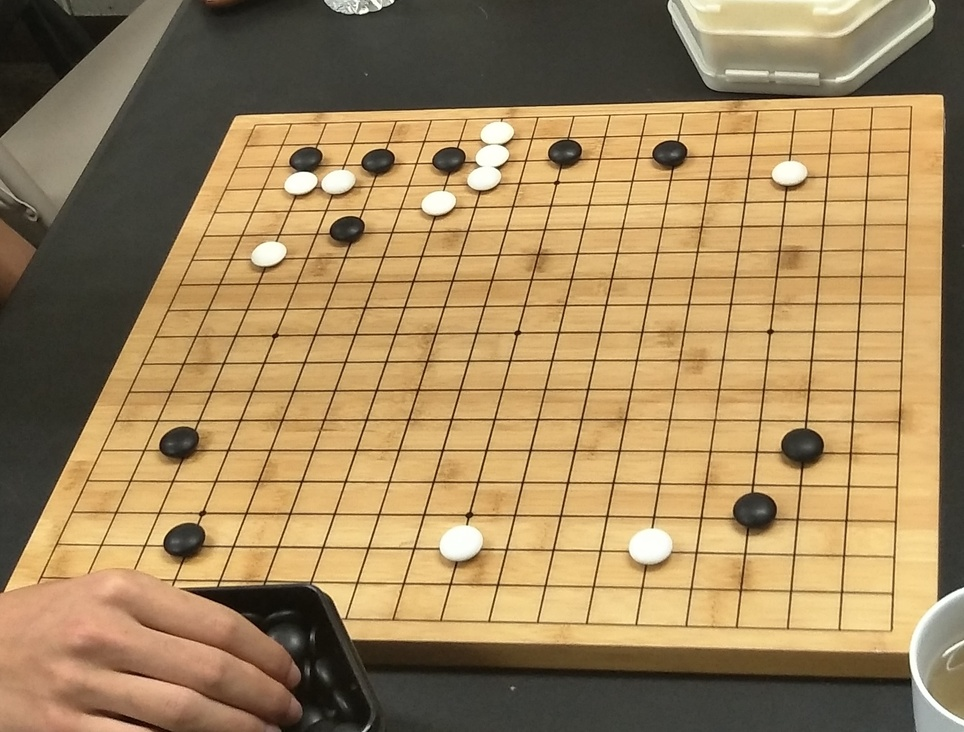
#> input picture data/raw/IMG20171015161921.jpg, 964 x 732 px, shrunk from 1670 x 1269 before the run
$ python NoTransform1.py
#> lines starting #> are read from the running program, lines starting #| are printed output that depends on the picture; after the words box and inside, x2 and y2 are one past the last pixel; in counts of white or black regions, pixels touching at a corner belong together
# 基于原版本，增加倾斜四边形网格绘制功能
import cv2
import numpy as np
from collections import defaultdict
import math

# 读取图像
#img = cv2.imread('../data/raw/bd317d54.webp')
img = cv2.imread('../data/raw/IMG20171015161921.jpg')
#> img is the input picture: shape (732, 964, 3); mean B, G, R 93, 134.7, 161.9
#img = cv2.imread('../data/raw/OGS3.jpeg')

original_img = img.copy()

# 转换为灰度图像
gray = cv2.cvtColor(img, cv2.COLOR_BGR2GRAY)

# 高斯模糊
blur = cv2.GaussianBlur(gray, (5, 5), 0)

# 边缘检测
edges = cv2.Canny(blur, 50, 150)
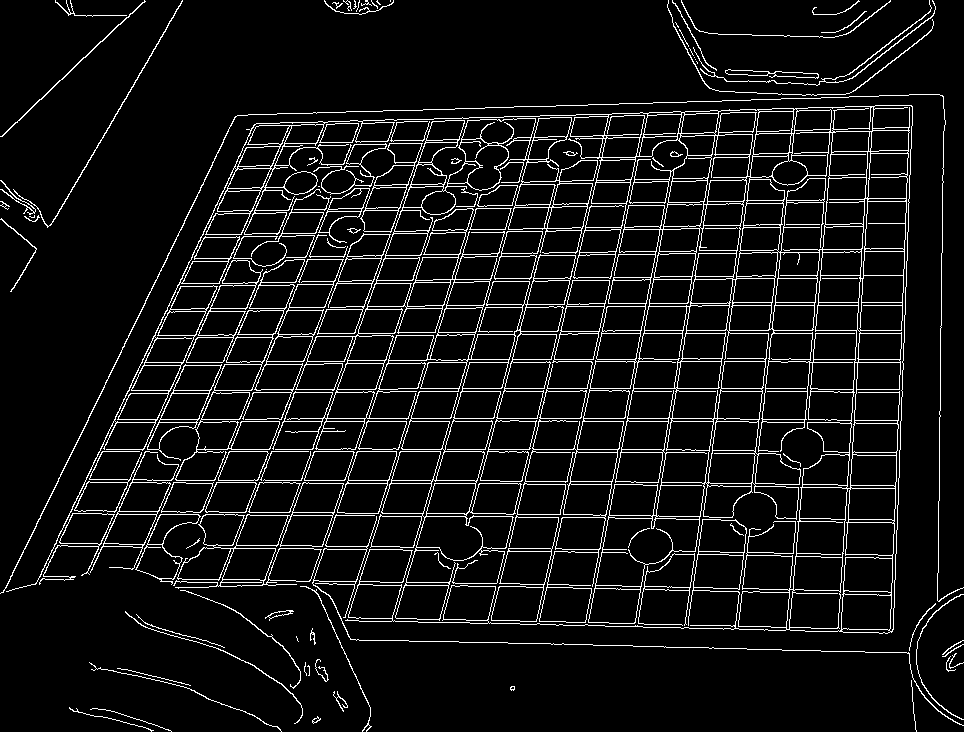
#> edges: shape (732, 964); 7.6% white in thin lines or dots
cv2.imshow('edges', edges)

# 使用霍夫变换检测直线
lines = cv2.HoughLinesP(edges, 1, np.pi/180, threshold=80, minLineLength=100, maxLineGap=10)
#> lines = 165 rows, first 6: [372, 449, 695, 449], [267, 418, 739, 418], [713, 588, 848, 590], [222, 421, 766, 421], [398, 388, 817, 388], [196, 451, 535, 451]

print(f"检测到 {len(lines)} 条直线")
#| 检测到 165 条直线

# 创建一个副本用于绘制检测到的线条
lines_img = img.copy()

# 分离水平线和垂直线
horizontal_lines = []
vertical_lines = []

def line_angle(line):
    x1, y1, x2, y2 = line
    return math.atan2(y2 - y1, x2 - x1) * 180 / math.pi

def line_length(line):
    x1, y1, x2, y2 = line
    return math.sqrt((x2 - x1)**2 + (y2 - y1)**2)

# 过滤和分类直线
for line in lines:
    x1, y1, x2, y2 = line[0]
    angle = abs(line_angle(line[0]))
    length = line_length(line[0])

    # 只考虑足够长的线条
    if length > 50:
        # 水平线 (角度接近0或180度)
        if angle < 10 or angle > 170:
            horizontal_lines.append(line[0])
            cv2.line(lines_img, (x1, y1), (x2, y2), (0, 255, 0), 2)
        # 垂直线 (角度接近90度)
        elif 80 < angle < 100:
            vertical_lines.append(line[0])
            cv2.line(lines_img, (x1, y1), (x2, y2), (255, 0, 0), 2)
#> this loop made 165 passes
#> (angle, length) on passes 1 to 3: (0, 323), (0, 472), (0.849, 135)
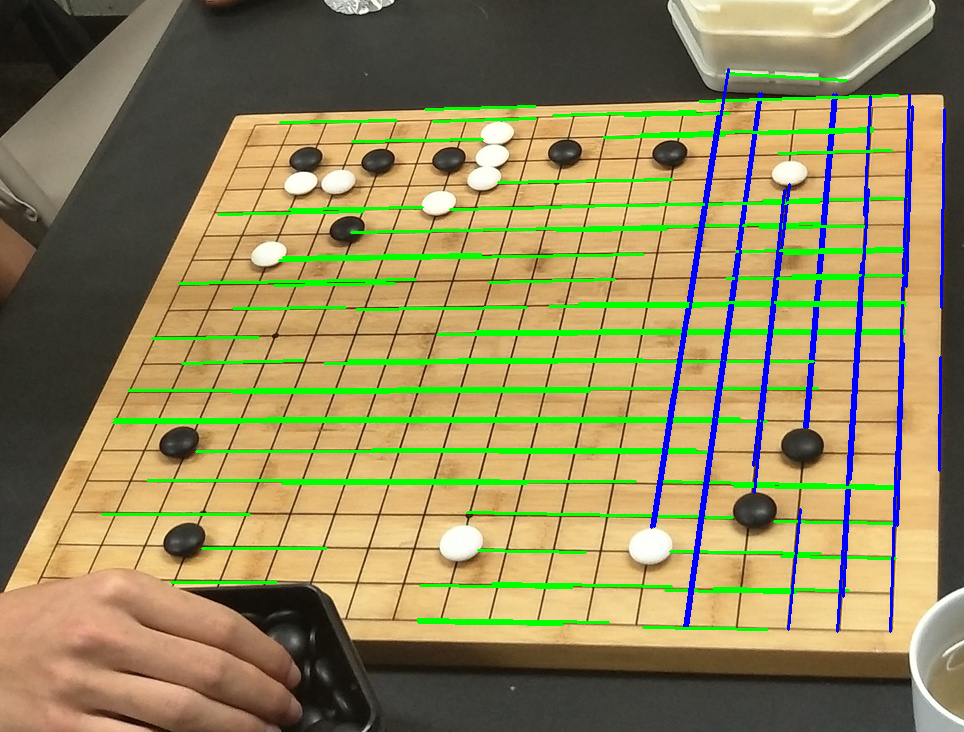
#> lines_img: shape (732, 964, 3); 8% of pixels changed, all inside (x1, y1, x2, y2) = (101, 68, 946, 633)

print(f"水平线: {len(horizontal_lines)} 条")
#| 水平线: 80 条
print(f"垂直线: {len(vertical_lines)} 条")
#| 垂直线: 26 条

cv2.imshow('detected_lines', lines_img)

# 合并相近的平行线
def merge_lines(lines, is_horizontal=True):
#> called with is_horizontal = True
    if not lines:
        return []

    merged = []
    #tolerance = 15  # 像素容差
    tolerance = 10

    # 按位置排序（水平线按y坐标，垂直线按x坐标）
    if is_horizontal:
        lines.sort(key=lambda line: (line[1] + line[3]) / 2)
    else:
        lines.sort(key=lambda line: (line[0] + line[2]) / 2)

    current_group = [lines[0]]

    for i in range(1, len(lines)):
        if is_horizontal:
            current_pos = (current_group[-1][1] + current_group[-1][3]) / 2
            new_pos = (lines[i][1] + lines[i][3]) / 2
        else:
            current_pos = (current_group[-1][0] + current_group[-1][2]) / 2
            new_pos = (lines[i][0] + lines[i][2]) / 2

        if abs(new_pos - current_pos) < tolerance:
            current_group.append(lines[i])
        else:
            # 计算当前组的平均线
            if current_group:
                avg_line = np.mean(current_group, axis=0).astype(int)
                merged.append(avg_line)
            current_group = [lines[i]]
#> this loop made 79 passes

    # 处理最后一组
    if current_group:
        avg_line = np.mean(current_group, axis=0).astype(int)
        merged.append(avg_line)

    return merged

# 合并相近的线条
merged_horizontal = merge_lines(horizontal_lines, True)
merged_vertical = merge_lines(vertical_lines, False)
#> the loop in merge_lines (call 2), `for i in range(1, len(lines)):` made 25 passes

print(f"合并后水平线: {len(merged_horizontal)} 条")
#| 合并后水平线: 19 条
print(f"合并后垂直线: {len(merged_vertical)} 条")
#| 合并后垂直线: 12 条

# 绘制合并后的线条
merged_img = img.copy()
for line in merged_horizontal:
    cv2.line(merged_img, (line[0], line[1]), (line[2], line[3]), (0, 255, 0), 2)
#> this loop made 19 passes
#> line on passes 1 to 4: [726, 73, 846, 80], [556, 123, 681, 120], [778, 153, 891, 150], [498, 182, 672, 179]
for line in merged_vertical:
    cv2.line(merged_img, (line[0], line[1]), (line[2], line[3]), (255, 0, 0), 2)
#> this loop made 12 passes
#> line on passes 1 to 4: [651, 527, 672, 394], [654, 526, 699, 246], [668, 423, 718, 112], [686, 524, 742, 137]
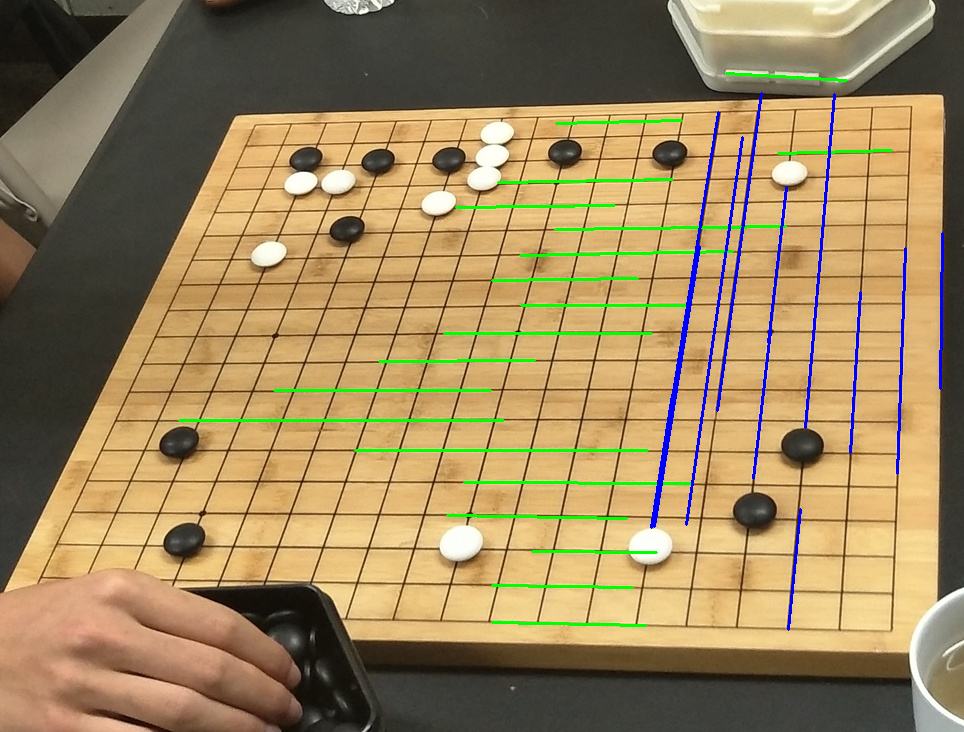
#> merged_img: shape (732, 964, 3); mean B, G, R 94, 135.2, 157.7

cv2.imshow('merged_lines', merged_img)

# 计算交点
def line_intersection(line1, line2):
    """计算两条线的交点"""
    x1, y1, x2, y2 = line1
    x3, y3, x4, y4 = line2

    denom = (x1 - x2) * (y3 - y4) - (y1 - y2) * (x3 - x4)
    if abs(denom) < 1e-10:
        return None

    t = ((x1 - x3) * (y3 - y4) - (y1 - y3) * (x3 - x4)) / denom

    x = x1 + t * (x2 - x1)
    y = y1 + t * (y2 - y1)

    return (int(x), int(y))

# 找到所有交点
intersections = []
for h_line in merged_horizontal:
    for v_line in merged_vertical:
        intersection = line_intersection(h_line, v_line)
        if intersection:
            intersections.append(intersection)
#> this loop made 19 passes

print(f"找到 {len(intersections)} 个交点")
#| 找到 228 个交点

# 绘制交点
grid_img = img.copy()
for point in intersections:
    cv2.circle(grid_img, point, 5, (0, 0, 255), -1)
#> this loop made 228 passes
#> point on passes 1 to 3: (722, 72), (726, 73), (724, 72)

cv2.imshow('grid_points', grid_img)

# 新增功能：构建倾斜的四边形围棋网格
def build_tilted_go_grid(intersections, img):
    """基于检测到的交点构建倾斜的19x19围棋网格"""
    if len(intersections) < 100:
        print("交点数量不足，无法构建网格")
        return None, None

    print("开始构建倾斜19x19围棋网格...")

    # 找到所有交点的边界
    min_x = min(p[0] for p in intersections)
    max_x = max(p[0] for p in intersections)
    min_y = min(p[1] for p in intersections)
    max_y = max(p[1] for p in intersections)

    print(f"交点边界: x({min_x}-{max_x}), y({min_y}-{max_y})")
#| 交点边界: x(635-943), y(72-630)

    # 按行分组交点 - 使用更大的容差确保包含所有点
    intersections.sort(key=lambda p: (p[1], p[0]))

    rows = []
    current_row = []
    last_y = intersections[0][1]
    row_tolerance = max(20, (max_y - min_y) / 30)  # 动态调整容差

    for point in intersections:
        if abs(point[1] - last_y) < row_tolerance:
            current_row.append(point)
        else:
            if current_row:
                current_row.sort(key=lambda p: p[0])
                rows.append(current_row)
            current_row = [point]
            last_y = point[1]
#> this loop made 228 passes

    if current_row:
        current_row.sort(key=lambda p: p[0])
        rows.append(current_row)

    print(f"检测到 {len(rows)} 行")
#| 检测到 19 行
    for i, row in enumerate(rows):
        print(f"第{i}行: {len(row)}个点, y范围: {min(p[1] for p in row)}-{max(p[1] for p in row)}")
#> this loop made 19 passes
#| 第0行: 12个点, y范围: 72-85
#| 第1行: 12个点, y范围: 113-119
#> (further printed lines are left out)

    # 更宽松的行筛选条件
    valid_rows = [row for row in rows if len(row) >= 10]  # 降低阈值
    print(f"有效行数: {len(valid_rows)}")
#| 有效行数: 19

    if len(valid_rows) < 15:
        print("有效行数不足，无法构建19x19网格")
        return None, None

    # 如果行数不足19，尝试扩展
    if len(valid_rows) < 19:
        print(f"当前只有{len(valid_rows)}行，尝试构建{len(valid_rows)}x19网格")
        selected_rows = valid_rows
    else:
        # 选择19行，优先选择中间部分
        if len(valid_rows) > 19:
            start_idx = (len(valid_rows) - 19) // 2
            selected_rows = valid_rows[start_idx:start_idx + 19]
        else:
            selected_rows = valid_rows

    actual_rows = len(selected_rows)
    print(f"最终选择 {actual_rows} 行构建网格")
#| 最终选择 19 行构建网格

    # 构建网格点矩阵
    grid_matrix = np.zeros((19, 19, 2), dtype=int)

    for row_idx, row in enumerate(selected_rows):
        if row_idx >= 19:  # 防止越界
            break

        # 找到这一行的x坐标范围
        row_min_x = min(p[0] for p in row)
        row_max_x = max(p[0] for p in row)
        row_y = int(np.mean([p[1] for p in row]))  # 使用平均y坐标

        print(f"处理第{row_idx}行: {len(row)}个点, x范围({row_min_x}-{row_max_x}), y={row_y}")

        # 为这一行生成19个均匀分布的点
        if len(row) >= 19:
            # 如果点数足够，选择最均匀分布的19个点
            if len(row) > 19:
                # 使用更智能的选点策略
                indices = np.linspace(0, len(row) - 1, 19, dtype=int)
                row_points = [row[i] for i in indices]
            else:
                row_points = row[:19]
        else:
            # 点数不足时，使用线性插值生成19个点
            row_points = []
            for i in range(19):
                if len(row) >= 2:
                    # 基于实际点进行插值
                    t = i / 18.0
                    x = int(row_min_x + t * (row_max_x - row_min_x))
                    row_points.append((x, row_y))
                else:
                    # 如果点太少，使用边界信息
                    x = int(min_x + (max_x - min_x) * i / 18)
                    row_points.append((x, row_y))

        # 填充网格矩阵
        for col_idx, point in enumerate(row_points):
            if col_idx < 19:
                grid_matrix[row_idx][col_idx] = [point[0], point[1]]

    # 如果实际行数少于19，通过插值填充剩余行
    if actual_rows < 19:
        print(f"插值填充剩余 {19 - actual_rows} 行")
        for row_idx in range(actual_rows, 19):
            # 基于已有行进行插值
            if actual_rows >= 2:
                # 使用第一行和最后一行进行插值
                first_row = 0
                last_row = actual_rows - 1
                t = (row_idx - first_row) / (18.0)  # 在整个19行范围内的位置

                for col_idx in range(19):
                    if np.any(grid_matrix[first_row][col_idx]) and np.any(grid_matrix[last_row][col_idx]):
                        x1, y1 = grid_matrix[first_row][col_idx]
                        x2, y2 = grid_matrix[last_row][col_idx]

                        # 线性插值
                        x = int(x1 + t * (x2 - x1))
                        y = int(y1 + t * (y2 - y1))
                        grid_matrix[row_idx][col_idx] = [x, y]

    return grid_matrix, selected_rows

def draw_tilted_grid_lines(img, grid_matrix):
    """在原图上绘制倾斜的网格线"""
    grid_img = img.copy()

    # 统计有效点数量
    valid_points = 0
    for row in range(19):
        for col in range(19):
            if np.any(grid_matrix[row][col]):
                valid_points += 1

    print(f"网格矩阵中有效点数量: {valid_points}")

    # 绘制水平线（连接每行的点）
    for row in range(19):
        for col in range(18):
            pt1 = tuple(grid_matrix[row][col])
            pt2 = tuple(grid_matrix[row][col + 1])
            # 检查点是否有效（非零点）
            if np.any(grid_matrix[row][col]) and np.any(grid_matrix[row][col + 1]):
                cv2.line(grid_img, pt1, pt2, (0, 255, 0), 1)

    # 绘制垂直线（连接每列的点）
    for col in range(19):
        for row in range(18):
            pt1 = tuple(grid_matrix[row][col])
            pt2 = tuple(grid_matrix[row + 1][col])
            # 检查点是否有效（非零点）
            if np.any(grid_matrix[row][col]) and np.any(grid_matrix[row + 1][col]):
                cv2.line(grid_img, pt1, pt2, (255, 0, 0), 1)

    # 绘制网格点
    for row in range(19):
        for col in range(19):
            if np.any(grid_matrix[row][col]):  # 检查是否为有效点
                pt = tuple(grid_matrix[row][col])
                cv2.circle(grid_img, pt, 2, (0, 0, 255), -1)

                # 在关键点标注坐标
                if row % 6 == 0 and col % 6 == 0:
                    cv2.putText(grid_img, f"({row},{col})",
                               (pt[0]-15, pt[1]-10), cv2.FONT_HERSHEY_SIMPLEX,
                               0.3, (255, 255, 0), 1)
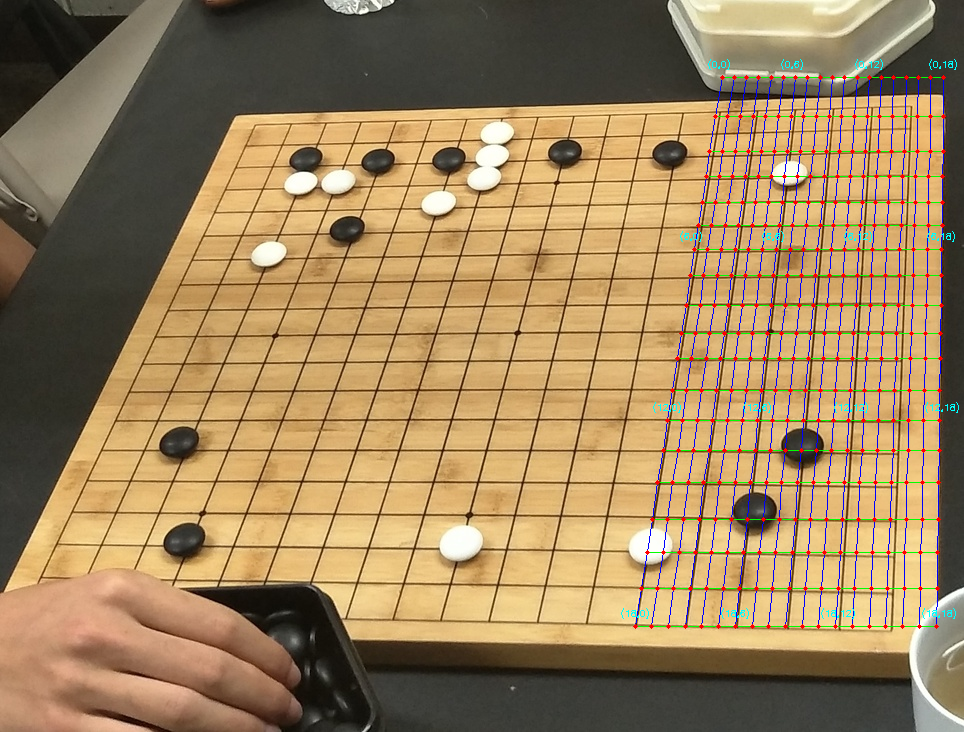
#> grid_img: shape (732, 964, 3); mean B, G, R 93.9, 132.2, 158.5

    return grid_img

# 构建倾斜网格
grid_matrix, selected_rows = build_tilted_go_grid(intersections, img)

if grid_matrix is not None:
    # 绘制倾斜的四边形网格
    tilted_grid_img = draw_tilted_grid_lines(img, grid_matrix)
    cv2.imshow('tilted_go_grid', tilted_grid_img)

    print("成功构建倾斜的19x19围棋网格")

    # 基于倾斜网格进行棋子识别
    circles = cv2.HoughCircles(gray, method=cv2.HOUGH_GRADIENT,
                               dp=1, minDist=20, param1=100, param2=19,
                               minRadius=8, maxRadius=25)

    if circles is not None:
        circles = np.uint16(np.around(circles))
        print(f'检测到 {len(circles[0])} 个圆形')
#| 检测到 37 个圆形

        stones = []
        final_img = tilted_grid_img.copy()

        for circle in circles[0, :]:
            cx, cy, r = circle

            # 找到最近的网格点
            min_dist = float('inf')
            closest_grid_pos = None
            closest_grid_point = None

            for row in range(19):
                for col in range(19):
                    gx, gy = grid_matrix[row][col]
                    if gx != 0 or gy != 0:  # 确保是有效点
                        dist = math.sqrt((cx - gx)**2 + (cy - gy)**2)
                        if dist < min_dist:
                            min_dist = dist
                            closest_grid_pos = (row, col)
                            closest_grid_point = (gx, gy)

            # 如果圆心离最近网格点足够近
            if min_dist < 20:
                cv2.circle(final_img, (cx, cy), r, (255, 255, 0), 2)
                cv2.circle(final_img, (cx, cy), 2, (255, 255, 0), -1)

                # 颜色检测
                roi = gray[max(0, cy-r):cy+r, max(0, cx-r):cx+r]
                if roi.size > 0:
                    avg_intensity = np.mean(roi)
                    color = 'black' if avg_intensity < 120 else 'white'
                    stones.append((color, closest_grid_pos[0], closest_grid_pos[1]))

                    # 标注棋子信息
                    text_color = (255, 255, 255) if color == 'black' else (0, 0, 0)
                    cv2.putText(final_img, f"{color[0].upper()}({closest_grid_pos[0]+1},{closest_grid_pos[1]+1})",
                               (cx-25, cy-r-5), cv2.FONT_HERSHEY_SIMPLEX, 0.4, text_color, 1)

                    # 在对应的网格点上画圆圈
                    cv2.circle(final_img, closest_grid_point, 8, (0, 255, 0), 2)
#> this loop made 37 passes
#> circle on passes 1 to 4: [756, 516, 24], [800, 446, 23], [174, 440, 24], [342, 226, 22]
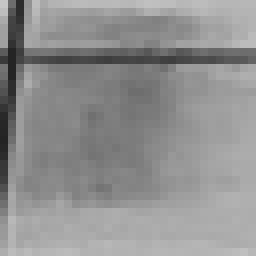
#> roi: shape (32, 32) (shown 8 times larger); min 36, max 198, mean 144.5

        print(f"在倾斜围棋网格上识别到 {len(stones)} 个棋子")
#| 在倾斜围棋网格上识别到 5 个棋子

        # 创建围棋棋盘状态矩阵
        board_state = np.zeros((19, 19), dtype=int)
        for color, row, col in stones:
            if 0 <= row < 19 and 0 <= col < 19:
                board_state[row][col] = 1 if color == 'black' else 2
                print(f"{color} 棋子在位置: ({row+1}, {col+1})")
#> this loop made 5 passes
#> (color, row, col) on passes 1 to 4: ('black', 15, 7), ('black', 13, 9), ('white', 16, 0), ('white', 3, 6)
#> (printed output is left out)

        print("\n围棋棋盘状态 (0=空, 1=黑子, 2=白子):")
        print("行号:", end="  ")
        for i in range(19):
            print(f"{i+1:2d}", end="")
        print()

        for i in range(19):
            print(f"{i+1:2d}: ", end="")
            for j in range(19):
                if board_state[i][j] == 0:
                    print(" .", end="")
                elif board_state[i][j] == 1:
                    print(" ●", end="")
                else:
                    print(" ○", end="")
            print()

        cv2.imshow('final_tilted_go_board', final_img)

else:
    print("未能构建倾斜围棋网格")

cv2.waitKey(0)
cv2.destroyAllWindows()
